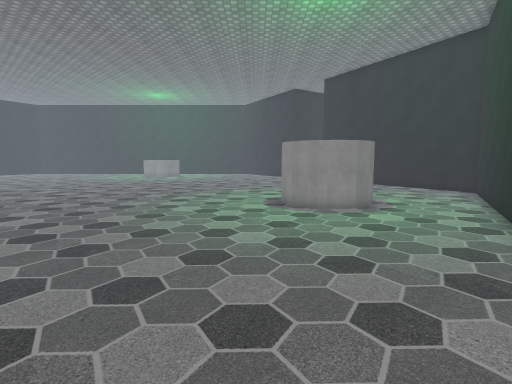
view 1 (above)

17 first-person views from a walk through a scene from a Unity 3-D project. The camera is 1.5 m above the floor, tilts 6° down and sees 80° across. Doors are open. The floor is counted in squares, 0.81 m on a side. Each view is taken from the middle of a square. On the plan, view 1 faces up. The plan holds only what a view shows up to about 16 squares ahead; the rest is blank. The place goes on beyond the plan. The player character is not drawn. Some animated figures are not drawn. Some surface patterns are stand-ins.

view 2
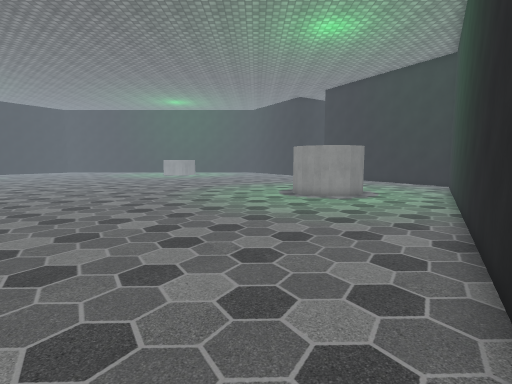

view 3
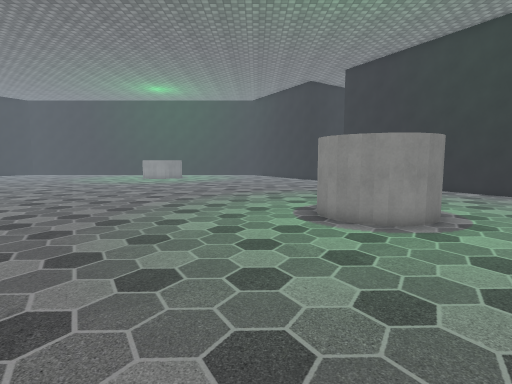

view 4
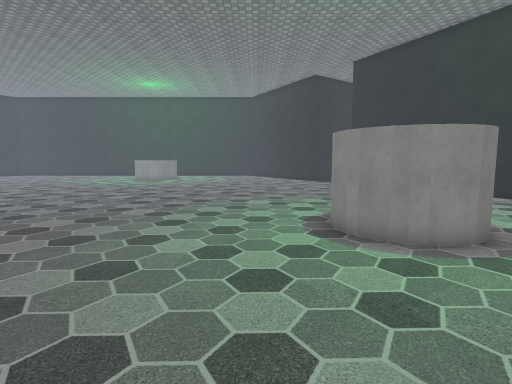

view 5
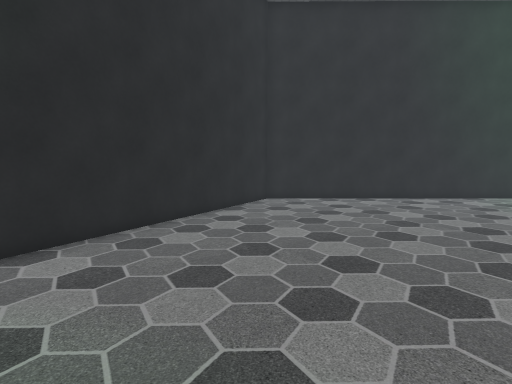

view 6
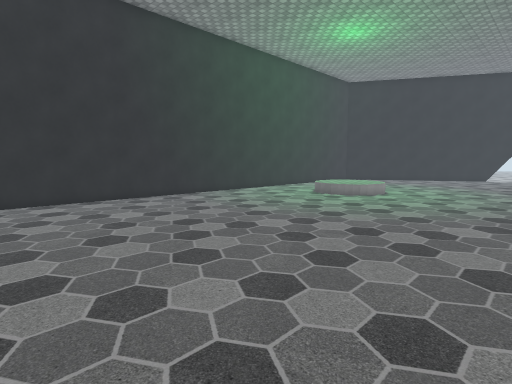

view 7
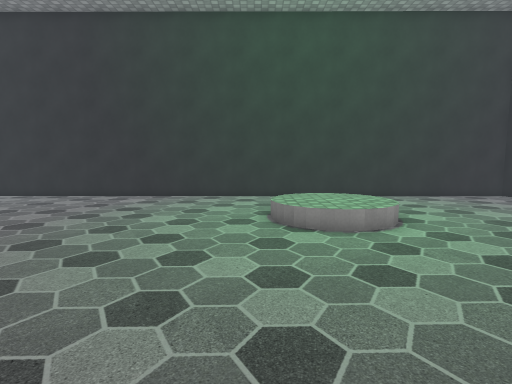

view 8
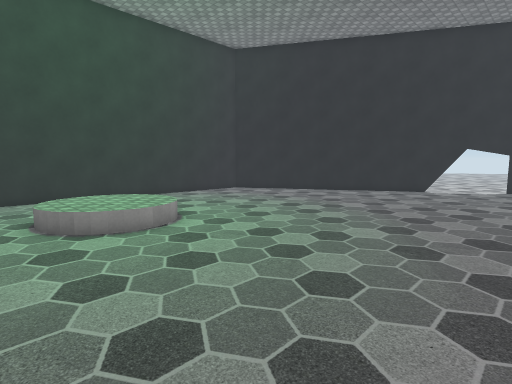

view 9
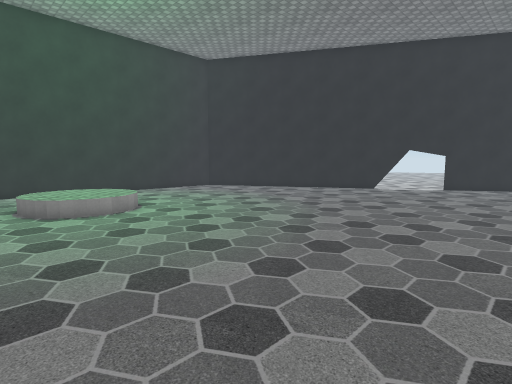

view 10
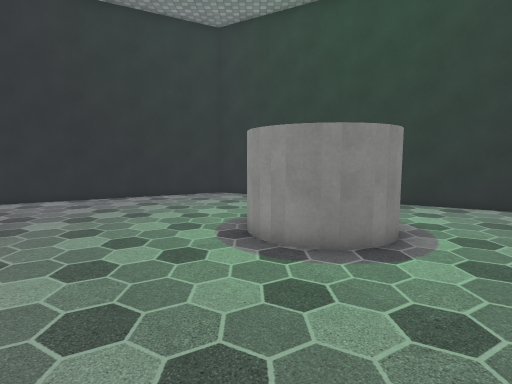

view 11
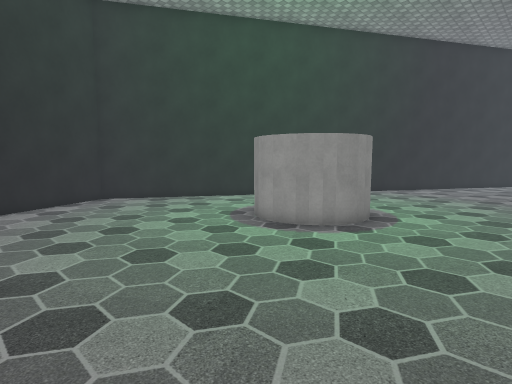

view 12
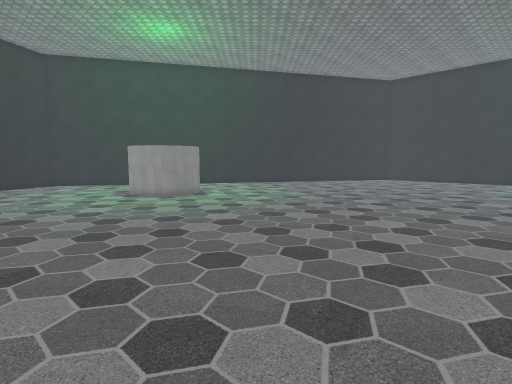

view 13
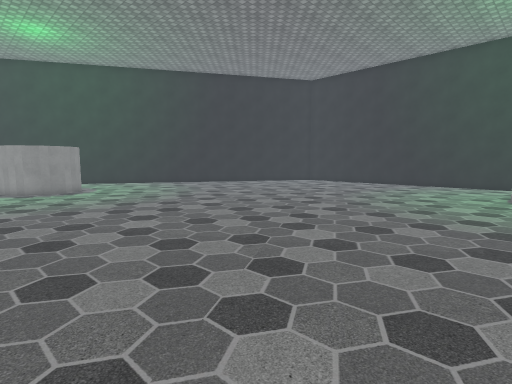

view 14
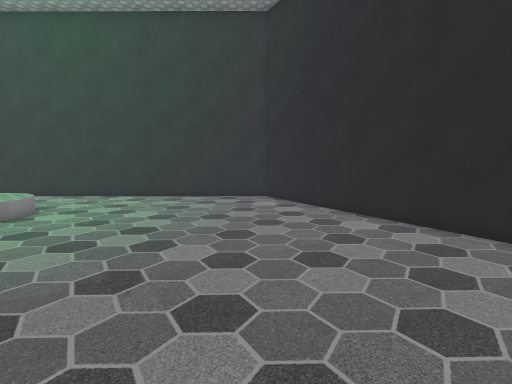

view 15
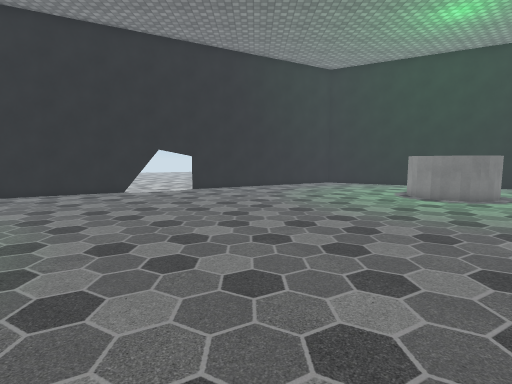

view 16
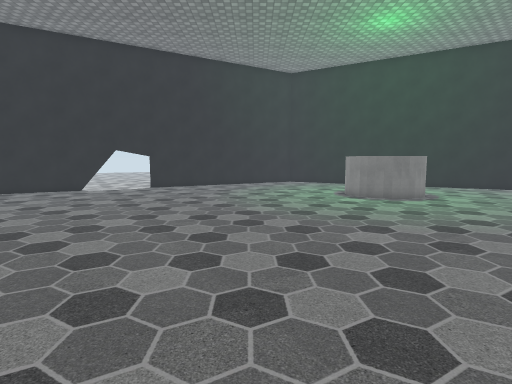

view 17
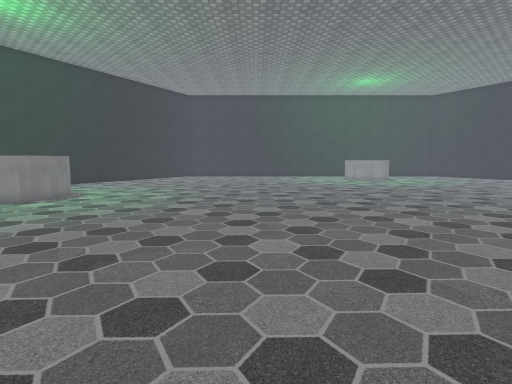

### Floor plan
Points are (right, up) in squares from view 1. A wall is a line through its corners. A room is listed if a view was taken in it or the views show most of it. See-through windows are left out.
Room 1 (views 1, 2, 3, 4, 5, 6, 7, 8, 9, 10, 11, 12, 13, 14, 15, 16, 17)
walls: (1.1, 13.5) (1.3, 14.2) (1.8, 14.8); (2.3, 11.4) (1.5, 12.1) (1.2, 12.7) (1.1, 13.7) (1.6, 14.7) (2.5, 15.2) (3.1, 15.2); (1.5, 14.5) (2.1, 15) (2.9, 15.2) (3.5, 15.2); (2.5, 11.4) (1.8, 11.8); (4.3, 11.8) (3.6, 11.4) (2.9, 11.3) (1.9, 11.6); (4.5, 12) (4, 11.6); (4.7, 12.2) (4.2, 11.6) (3.3, 11.3) (2.1, 11.5) (1.3, 12.4) (1.1, 13.1) (1.2, 13.9); (4.1, 14.9) (4.5, 14.6); (-30.6, 19.7) (-31.4, 19.1) (-32.1, 18.9) (-32.8, 18.9); (-30.6, 19.9) (-31.1, 19.3); (-30.3, 21.1) (-30.4, 20.3) (-30.9, 19.4); (-33.5, 2.2) (-28.5, -6.4) (-1.5, -6.6) (12.3, 17) (9.2, 22.5); (-30.7, 22) (-30.4, 21.4) (-30.3, 20.7); (-31, 22.3) (-30.6, 21.8) (-30.3, 20.9) (-30.7, 19.5) (-31.7, 18.9) (-32.5, 18.9)

Where each view was taken, in squares from view 1:
view 1: 0 up, 0 right, facing up
view 2: 4 down, 1 left, facing up
view 3: 3 up, 1 left, facing up
view 4: 5 up, 1 left, facing up
view 5: 8 up, 1 left, facing down
view 6: 8 up, 2 left, facing down-left
view 7: 9 up, 16 left, facing down
view 8: 9 up, 15 left, facing down-left
view 9: 12 up, 15 left, facing down-left
view 10: 15 up, 5 left, facing right
view 11: 22 up, 3 left, facing down-right
view 12: 22 up, 13 left, facing down-right
view 13: 17 up, 18 left, facing down-right
view 14: 9 up, 28 left, facing down
view 15: 11 up, 17 left, facing left
view 16: 14 up, 16 left, facing left
view 17: 6 up, 21 left, facing up
